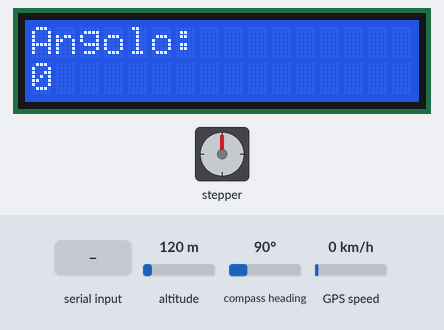
Simulated run of this sketch. Board: Arduino Uno, built with avr-gcc and run on an emulated ATmega328P. Shown: 16×2 character LCD, stepper motor. The inputs (shaded band) are chosen by the test bench; at power-on: altitude 120 m, compass heading 90°, GPS speed 0 km/h. The GPS gets a fix after 3 s at 37.7749, -122.4194 with 8 satellites; stepper angles assume 200 steps per turn.

Above: at 1.6 s.
1.7 s: "90,45/" received over Serial
At 1.85 s:
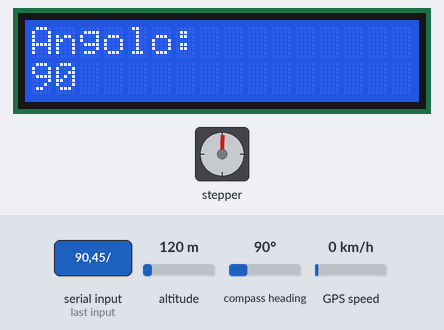
At 2.46 s:
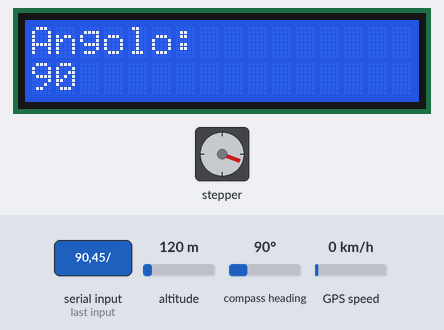
4.1 s: "30,150/" received over Serial
At 9.4 s:
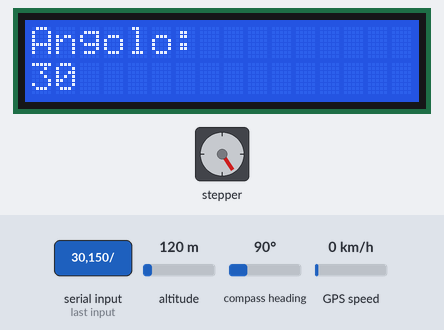
Timing chart, 0 to 10.9 s (numbered marks = the images above; inputs shaded):
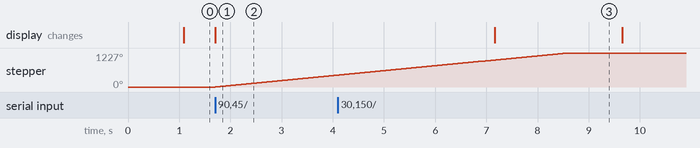

Measured:
- after the input at 1.7 s, stepper: keeps turning clockwise at about 180°/s, starting at once; the display: changes at once (image 1)
- after the input at 4.1 s, the display: changes after 3.1 s (image 3)

The sketch:

ArduinoSketch.ino
```cpp
#include "gps.h" //gps
#include "steppermotor.h"
#include "lcd.h" //lcd(opzionale)
void setup() {
  Serial.begin(115200);
  Serial.setTimeout(1000);
  GPSSetup();
  stepMotorSetup();
  LCDSetup();
}

void loop() {
  // put your main code here, to run repeatedly:
  getGPSInfo();
  getAngle();
}
```

gps.cpp
```cpp
#include <Arduino.h>
#include <TinyGPS.h>
#include <SoftwareSerial.h>
#include "gps.h"

float lat = 0.0000;
float lon = 0.0000;
SoftwareSerial gpsSerial(2,3); //RX, TX
TinyGPS gps; //Creo l'oggetto GPS

void GPSSetup(){
  gpsSerial.begin(9600);
}

void getGPSInfo(){
    while(gpsSerial.available()){
      if(gps.encode(gpsSerial.read())){
        gps.f_get_position(&lat,&lon);
        //Serial.println(String(lon,5)+";");
        //Serial.println(String(lat,5)+"/");


      }
    }
}
```

gps.h
```cpp
#ifndef GPS_H
#define GPS_H
void GPSSetup();
void getGPSInfo();
void printGPS();
#endif
```

steppermotor.cpp
```cpp
#include <Stepper.h>
#include <Arduino.h>
#include "lcd.h"
#define STEPS 200
int angle = 0;
Stepper stepper(STEPS, 8, 10, 9, 11);

void stepMotorSetup(){
  stepper.setSpeed(30);
}
void getAngle(){
    angle = Serial.readStringUntil('/').toInt();
    printDistance(angle);
    int val = map(angle, 0,360,0,2048);
    stepper.step(val);

}
```

steppermotor.h
```cpp
#ifndef STEPPERMOTOR_H
#define STEPPERMOTOR_H
void stepMotorSetup();
void getAngle();
#endif
```

lcd.cpp
```cpp
#include <Arduino.h>
#include <LiquidCrystal.h>
const int rs = A0, en = A1, d4 = A2, d5 = A3, d6 = A4, d7 = A5;
LiquidCrystal lcd(rs, en, d4, d5, d6, d7);

void LCDSetup(){
    lcd.begin(16,2);
    lcd.print("Attendi...");
}
void printDistance(int angle){
    lcd.clear();
    lcd.setCursor(0,0);
    lcd.print("Angolo: ");
    lcd.setCursor(0,1);
    lcd.print(angle);
}
```

lcd.h
```cpp
#ifndef LCD_H
#define LCD_H
void printDistance(int angle);
void LCDSetup();
#endif
```
